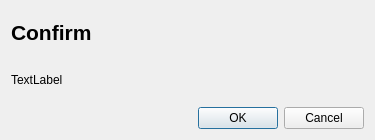
<?xml version="1.0" encoding="UTF-8"?>
<ui version="4.0">
 <class>ConfirmDialog</class>
 <widget class="QDialog" name="ConfirmDialog">
  <property name="geometry">
   <rect>
    <x>0</x>
    <y>0</y>
    <width>375</width>
    <height>140</height>
   </rect>
  </property>
  <property name="sizePolicy">
   <sizepolicy hsizetype="Fixed" vsizetype="Fixed">
    <horstretch>0</horstretch>
    <verstretch>0</verstretch>
   </sizepolicy>
  </property>
  <property name="windowTitle">
   <string>Dialog</string>
  </property>
  <layout class="QVBoxLayout" name="verticalLayout">
   <item>
    <widget class="QLabel" name="headingLabel">
     <property name="font">
      <font>
       <pointsize>16</pointsize>
       <weight>75</weight>
       <bold>true</bold>
      </font>
     </property>
     <property name="text">
      <string>Confirm</string>
     </property>
    </widget>
   </item>
   <item>
    <widget class="QLabel" name="contentLabel">
     <property name="text">
      <string>TextLabel</string>
     </property>
    </widget>
   </item>
   <item>
    <widget class="QDialogButtonBox" name="buttonBox">
     <property name="orientation">
      <enum>Qt::Horizontal</enum>
     </property>
     <property name="standardButtons">
      <set>QDialogButtonBox::Cancel|QDialogButtonBox::Ok</set>
     </property>
    </widget>
   </item>
  </layout>
 </widget>
 <resources/>
 <connections>
  <connection>
   <sender>buttonBox</sender>
   <signal>rejected()</signal>
   <receiver>ConfirmDialog</receiver>
   <slot>reject()</slot>
   <hints>
    <hint type="sourcelabel">
     <x>316</x>
     <y>260</y>
    </hint>
    <hint type="destinationlabel">
     <x>286</x>
     <y>274</y>
    </hint>
   </hints>
  </connection>
  <connection>
   <sender>buttonBox</sender>
   <signal>accepted()</signal>
   <receiver>ConfirmDialog</receiver>
   <slot>accept()</slot>
   <hints>
    <hint type="sourcelabel">
     <x>248</x>
     <y>254</y>
    </hint>
    <hint type="destinationlabel">
     <x>157</x>
     <y>274</y>
    </hint>
   </hints>
  </connection>
 </connections>
</ui>
